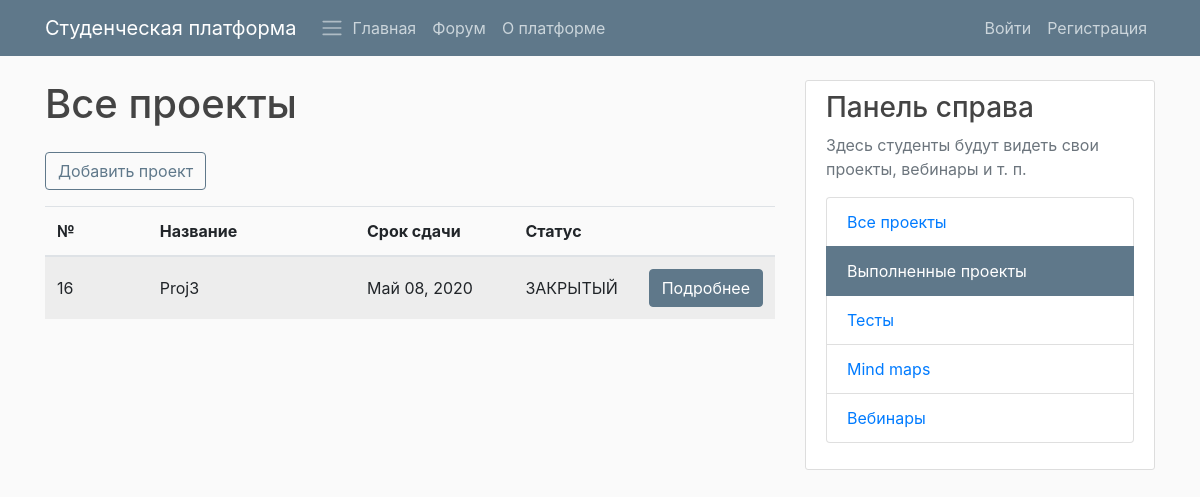
/platform/projects/done/, run on the app's committed database.
### PlatformApp/models.py (models this page shows, shortened)
class StudyProject(models.Model):
    STATUS_READY = 'ЗАКРЫТЫЙ'
    STATUS_NOT_READY = 'ОТКРЫТЫЙ'
    STATUS_CHOISES = (
        (STATUS_READY, 'Закрытый'),
        (STATUS_NOT_READY, 'Открытый'),
    )
    title = models.CharField(max_length=100)
    description = models.TextField()
    customer = models.CharField(max_length=100, default="empty")
    executor = models.CharField(max_length=100, default="empty")
    date_created = models.DateTimeField(default=timezone.now, verbose_name="Created on")
    date_deadline = models.DateTimeField(default=timezone.now, verbose_name="Deadline on")
    author = models.ForeignKey(User, on_delete=models.DO_NOTHING)
    status = models.CharField(max_length=100, choices=STATUS_CHOISES, default=STATUS_NOT_READY)

### PlatformApp/views.py (the view)
# urls.py: path("projects/done/", platfrom_views.DoneStudyProjectListView.as_view(),
class DoneStudyProjectListView(ListView):
    model = StudyProject
    template_name = 'PlatformApp/done_studyproject_list.html'
    def get_queryset(self):
        queryset = StudyProject.objects.filter(
            status=StudyProject.STATUS_READY)
        return queryset
    def get_context_data(self, **kwargs):
        context = super().get_context_data(**kwargs)
        return context

### PlatformApp/templates/PlatformApp/done_studyproject_list.html
{% extends "PlatformApp/base.html" %}
{% block content %}
<h1>Все проекты</h1>
<div class="table-responsive pt-3">
    <div class="form-group">
        <form>
            <button class="btn btn-outline-info" formaction="{% url 'project-new' %}">Добавить проект</button>
        </form>
    </div>
    <table class="table table-hover table-striped">
        <colgroup>
            <col span="1" style="width: 15%;">
            <col span="1" style="width: 30%;">
            <col span="1" style="width: 23%;">
            <col span="1" style="width: 17%;">
            <col span="1" style="width: 15%;">
        </colgroup>
        <thead class="">
            <tr>
                <th scope="col" class="align-middle">№</th>
                <th scope="col" class="align-middle">Название</th>
                <th scope="col" class="align-middle">Срок сдачи</th>
                <th scope="col" class="align-middle">Статус</th>
                <th scope="col" class="align-middle"></th>
            </tr>
        </thead>
        <tbody class="">
            {% for object in object_list %}
            <tr>
                <td scope="row" class="align-middle">{{ object.id }}</td>
                <td class="align-middle">{{ object.title }}</td>
                <td class="align-middle">{{ object.date_deadline|date:"F d, Y" }}</td>
                <td class="align-middle">{{ object.status }}</td>
                <td class="align-middle">
                    <a class="btn btn-info" href="{% url 'project-detail' pk=object.pk %}">Подробнее</a>
                </td>
            </tr>
            {% endfor %}
        </tbody>
    </table>
</div>
{% endblock content %}
{% block right_panel %}
<div class="list-group">
    <a class="list-group-item" href="{% url 'project-all' %}">
        Все проекты
    </a>
    <a class="list-group-item active" href="{% url 'project-done' %}">
        Выполненные проекты
    </a>
    <a class="list-group-item" href="{% url 'quiz_index' %}">
        Тесты
    </a>
    <a class="list-group-item" href="#">
        Mind maps
    </a>
    <a class="list-group-item" href="{% url 'webinar-test' %}">
        Вебинары
    </a>
</div>
{% endblock right_panel %}

### PlatformApp/static/PlatformApp/main.css (style rules this page uses)
body { background: #fafafa; color: #333333; margin-top: 5rem; }
h1, h2, h3, h4, h5, h6 { color: #444444; }
.btn-info { background-color: #5f788a; border-color: #5f788a; }
.btn-outline-info { border-color: #5f788a; color: #5f788a; }
.list-group-item.active { background-color: #5f788a; border-color: #5f788a; }

### data on the page
StudyProject: id "16", title "Proj3", date_deadline "Май 08, 2020", status "ЗАКРЫТЫЙ"
